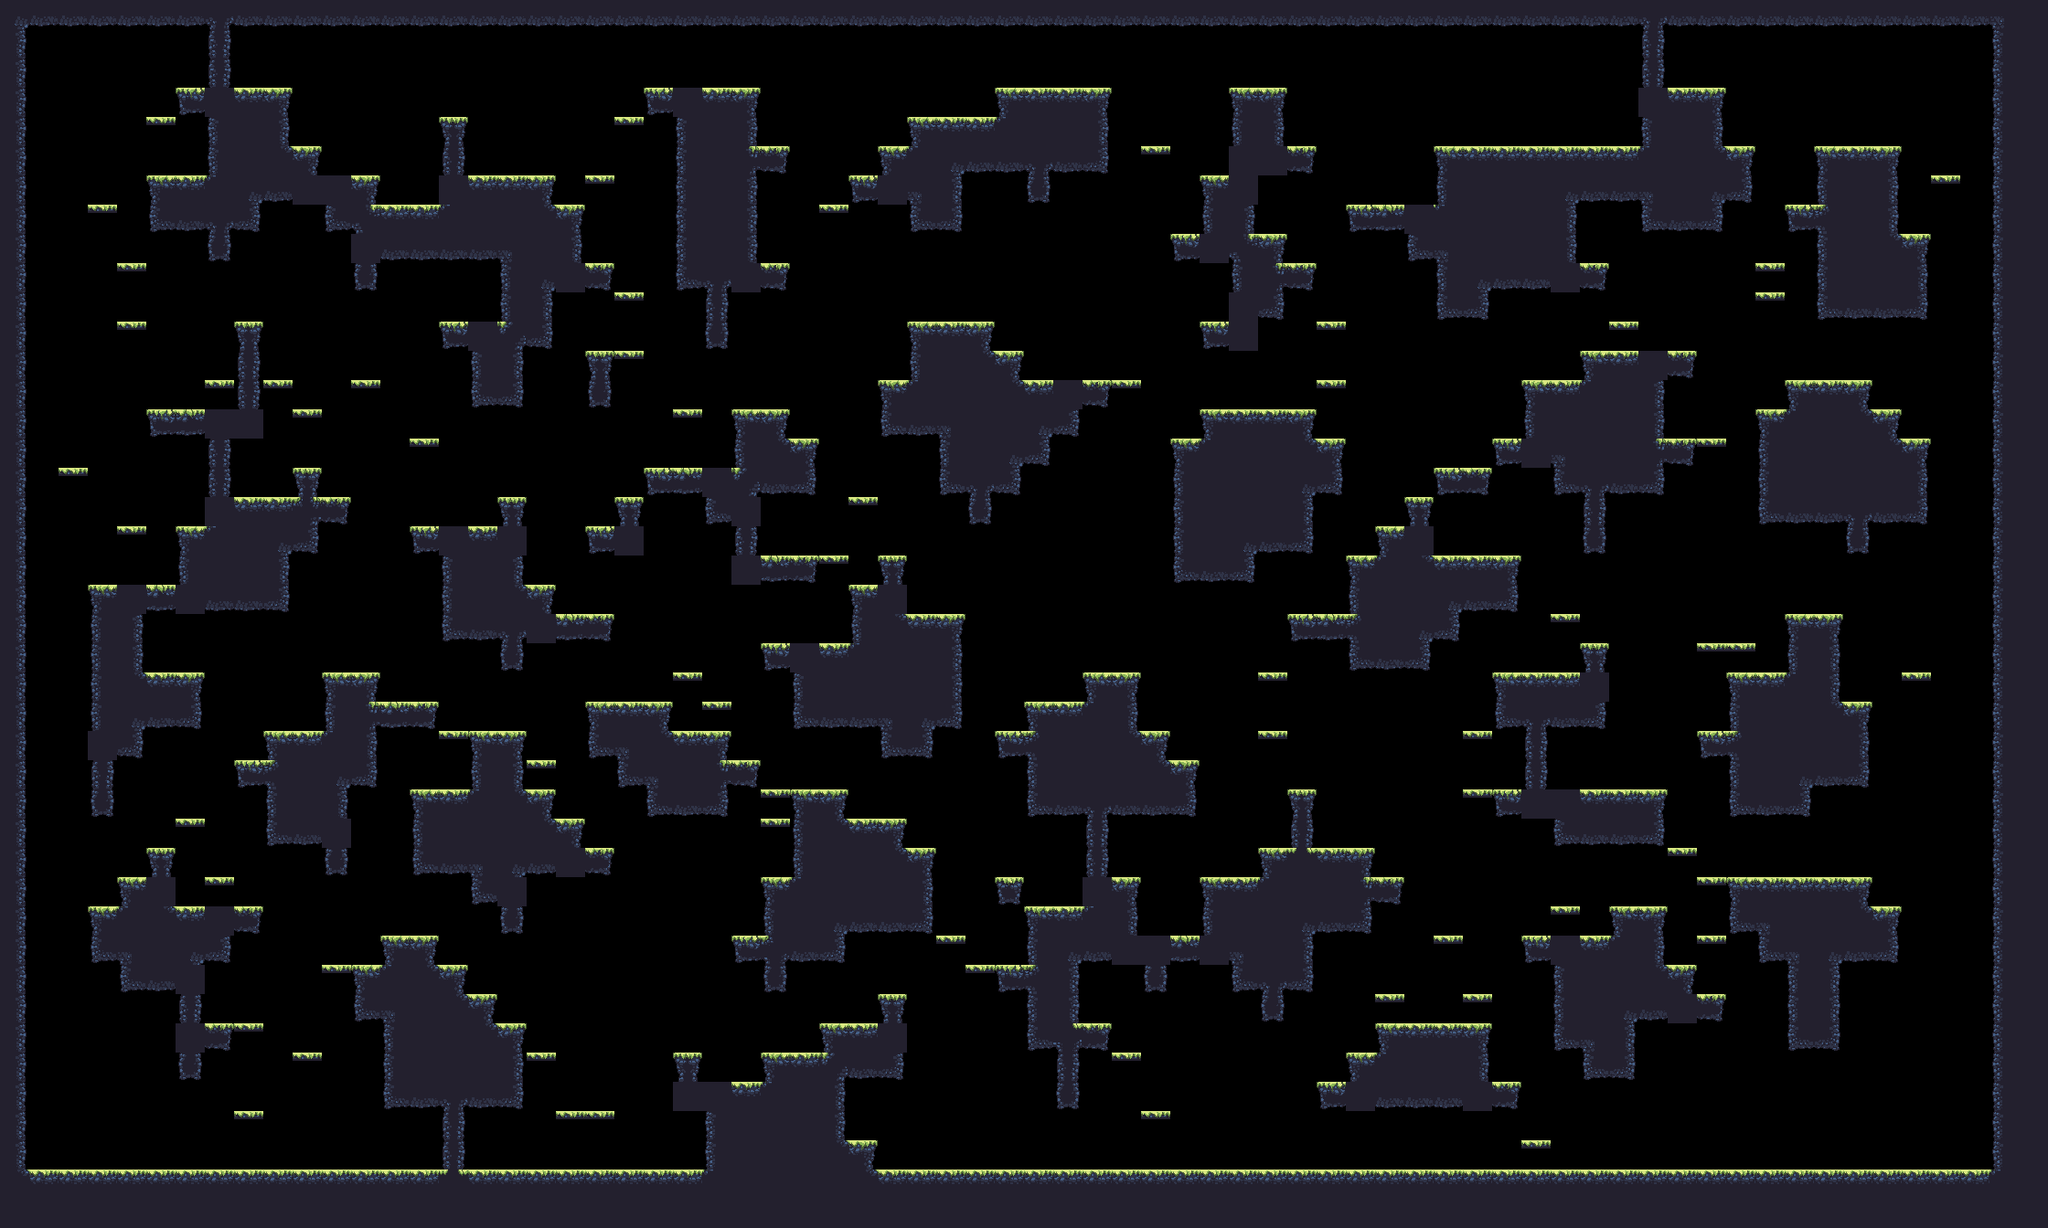

The image is a tile-based game level rendered from a .tmx file. Its description and source (layers, tilesets, objects; grid data summarised) follow:
An orthogonal 70x42 tile map with 32x32 px tiles, 1 tile layer (main) and 17 objects (9x spawn, spawnPlayer0, spawnCrown0, spawnPlayer1, spawnCrown1, ...).

<map compressionlevel="0" height="42" infinite="0" nextlayerid="3" nextobjectid="4" orientation="orthogonal" renderorder="right-down" tiledversion="1.3.2" tileheight="32" tilewidth="32" version="1.2" width="70">
 <tileset firstgid="1" source="forest_summer_tile_set.tsx" />
 <layer height="42" id="1" name="main" width="70">
  <data>[2940 cells, 1213 non-empty, 30 distinct tile ids]</data>
 </layer>
 <objectgroup><object id="1" name="spawnPlayer0" x="384" y="144.0" /><object id="2" name="spawnCrown0" x="160" y="400.0" /><object id="3" name="spawnPlayer1" x="2080" y="112.0" /><object id="4" name="spawnCrown1" x="2048" y="112.0" /><object id="5" name="spawnPlayer2" x="128" y="1232.0" /><object id="6" name="spawnCrown2" x="128" y="1232.0" /><object id="7" name="spawnPlayer3" x="2080" y="1232.0" /><object id="8" name="spawnCrown3" x="2144" y="1232.0" /><object id="9" name="spawn" x="1536" y="1072.0" /><object id="10" name="spawn" x="96" y="1232.0" /><object id="11" name="spawn" x="1696" y="368.0" /><object id="12" name="spawn" x="1888" y="1232.0" /><object id="13" name="spawn" x="736" y="1104.0" /><object id="14" name="spawn" x="320" y="1232.0" /><object id="15" name="spawn" x="64" y="1232.0" /><object id="16" name="spawn" x="1920" y="400.0" /><object id="17" name="spawn" x="768" y="464.0" /></objectgroup></map>
